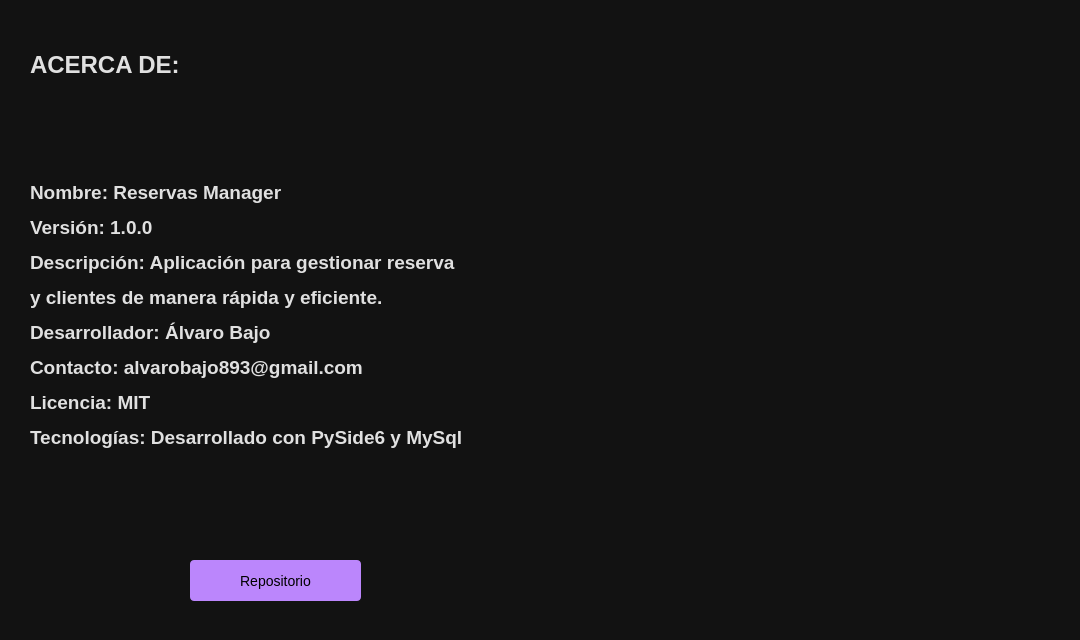
<?xml version="1.0" encoding="UTF-8"?>
<ui version="4.0">
 <class>a</class>
 <widget class="QWidget" name="a">
  <property name="geometry">
   <rect>
    <x>0</x>
    <y>0</y>
    <width>1080</width>
    <height>640</height>
   </rect>
  </property>
  <property name="minimumSize">
   <size>
    <width>1080</width>
    <height>640</height>
   </size>
  </property>
  <property name="maximumSize">
   <size>
    <width>1080</width>
    <height>640</height>
   </size>
  </property>
  <property name="windowTitle">
   <string>Form</string>
  </property>
  <property name="styleSheet">
   <string notr="true">QWidget {
    background-color: #121212;
    font-family: 'Roboto', sans-serif;
    font-size: 14px;
    color: #E0E0E0;
}

QLineEdit {
    border: 1px solid #424242;
    border-radius: 4px;
    padding: 6px;
    background-color: #1E1E1E;
    color: #E0E0E0;
    selection-background-color: #64B5F6;
}
QLineEdit:focus {
    border: 2px solid #BB86FC;
}


QDateEdit {
    border: 1px solid #424242;
    border-radius: 4px;
    padding: 6px;
    background-color: #1E1E1E;
    color: #E0E0E0;
}
QDateEdit::drop-down {
    border: none;
}

QPushButton {
    background-color: #BB86FC;
    color: black;
    border-radius: 4px;
    padding: 8px;
}
QPushButton:hover {
    background-color: #9B5DE5;
}
QPushButton:pressed {
    background-color: #7A3E9D;
}

QComboBox {
    border: 1px solid #424242;
    border-radius: 4px;
    padding: 6px;
    background-color: #1E1E1E;
    color: #E0E0E0;
}
QComboBox::drop-down {
    border: none;
}

QCheckBox {
    spacing: 5px;
}
QCheckBox::indicator {
    width: 16px;
    height: 16px;
}
QCheckBox::indicator:unchecked {
    border: 1px solid #757575;
    background-color: #1E1E1E;
}
QCheckBox::indicator:checked {
    background-color: #BB86FC;
    border: 1px solid #BB86FC;
}

QLabel {
    font-weight: bold;
    color: #E0E0E0;
}</string>
  </property>
  <widget class="QLabel" name="label">
   <property name="geometry">
    <rect>
     <x>30</x>
     <y>40</y>
     <width>241</width>
     <height>51</height>
    </rect>
   </property>
   <property name="text">
    <string>&lt;html&gt;&lt;head/&gt;&lt;body&gt;&lt;p&gt;&lt;span style=&quot; font-size:18pt; font-weight:700;&quot;&gt;ACERCA DE:&lt;/span&gt;&lt;/p&gt;&lt;/body&gt;&lt;/html&gt;</string>
   </property>
  </widget>
  <widget class="QLabel" name="label_2">
   <property name="geometry">
    <rect>
     <x>30</x>
     <y>120</y>
     <width>561</width>
     <height>391</height>
    </rect>
   </property>
   <property name="text">
    <string>&lt;html&gt;&lt;head/&gt;&lt;body&gt;&lt;p&gt;&lt;span style=&quot; font-size:14pt; font-weight:700;&quot;&gt;Nombre:&lt;/span&gt;&lt;span style=&quot; font-size:14pt;&quot;&gt; Reservas Manager&lt;/span&gt;&lt;/p&gt;&lt;p&gt;&lt;span style=&quot; font-size:14pt; font-weight:700;&quot;&gt;Versión:&lt;/span&gt;&lt;span style=&quot; font-size:14pt;&quot;&gt; 1.0.0&lt;/span&gt;&lt;/p&gt;&lt;p&gt;&lt;span style=&quot; font-size:14pt; font-weight:700;&quot;&gt;Descripción:&lt;/span&gt;&lt;span style=&quot; font-size:14pt;&quot;&gt; Aplicación para gestionar reserva&lt;/span&gt;&lt;/p&gt;&lt;p&gt;&lt;span style=&quot; font-size:14pt;&quot;&gt;y clientes de manera rápida y eficiente.&lt;/span&gt;&lt;/p&gt;&lt;p&gt;&lt;span style=&quot; font-size:14pt; font-weight:700;&quot;&gt;Desarrollador:&lt;/span&gt;&lt;span style=&quot; font-size:14pt;&quot;&gt; Álvaro Bajo&lt;/span&gt;&lt;/p&gt;&lt;p&gt;&lt;span style=&quot; font-size:14pt; font-weight:700;&quot;&gt;Contacto:&lt;/span&gt;&lt;span style=&quot; font-size:14pt;&quot;&gt; alvarobajo893@gmail.com&lt;/span&gt;&lt;/p&gt;&lt;p&gt;&lt;span style=&quot; font-size:14pt; font-weight:700;&quot;&gt;Licencia:&lt;/span&gt;&lt;span style=&quot; font-size:14pt;&quot;&gt; MIT&lt;/span&gt;&lt;/p&gt;&lt;p&gt;&lt;span style=&quot; font-size:14pt; font-weight:700;&quot;&gt;Tecnologías:&lt;/span&gt;&lt;span style=&quot; font-size:14pt;&quot;&gt; Desarrollado con PySide6 y MySql&lt;/span&gt;&lt;/p&gt;&lt;/body&gt;&lt;/html&gt;</string>
   </property>
  </widget>
  <widget class="QLabel" name="label_3">
   <property name="geometry">
    <rect>
     <x>630</x>
     <y>20</y>
     <width>401</width>
     <height>281</height>
    </rect>
   </property>
   <property name="styleSheet">
    <string notr="true">image: url(:/prefijoNuevo/acerca_de_imagen.png);</string>
   </property>
   <property name="text">
    <string/>
   </property>
  </widget>
  <widget class="QLabel" name="label_4">
   <property name="geometry">
    <rect>
     <x>630</x>
     <y>320</y>
     <width>401</width>
     <height>281</height>
    </rect>
   </property>
   <property name="styleSheet">
    <string notr="true">image: url(:/prefijoNuevo/acerca_de_2.png);</string>
   </property>
   <property name="text">
    <string/>
   </property>
  </widget>
  <widget class="QPushButton" name="pushButton">
   <property name="geometry">
    <rect>
     <x>190</x>
     <y>560</y>
     <width>171</width>
     <height>41</height>
    </rect>
   </property>
   <property name="text">
    <string>Repositorio</string>
   </property>
  </widget>
 </widget>
 <resources>
  <include location="imagenes/imagenes.qrc"/>
 </resources>
 <connections/>
</ui>
